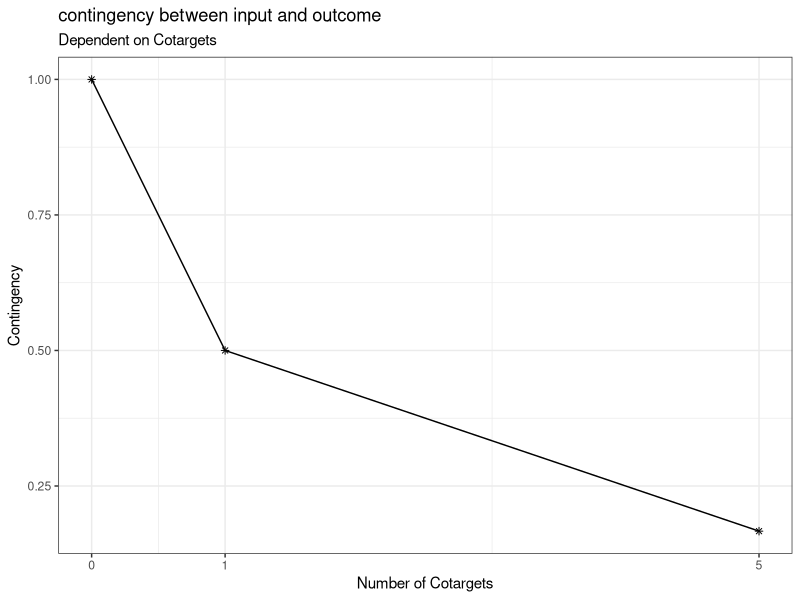
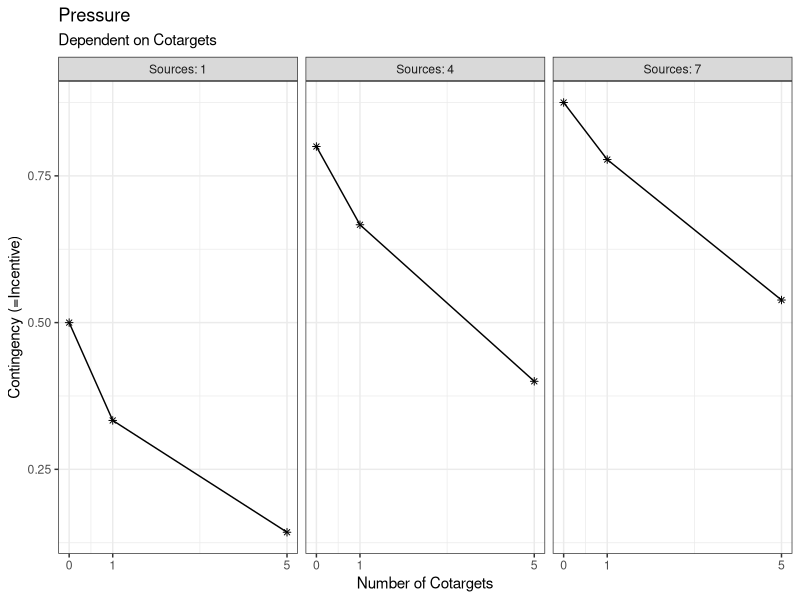
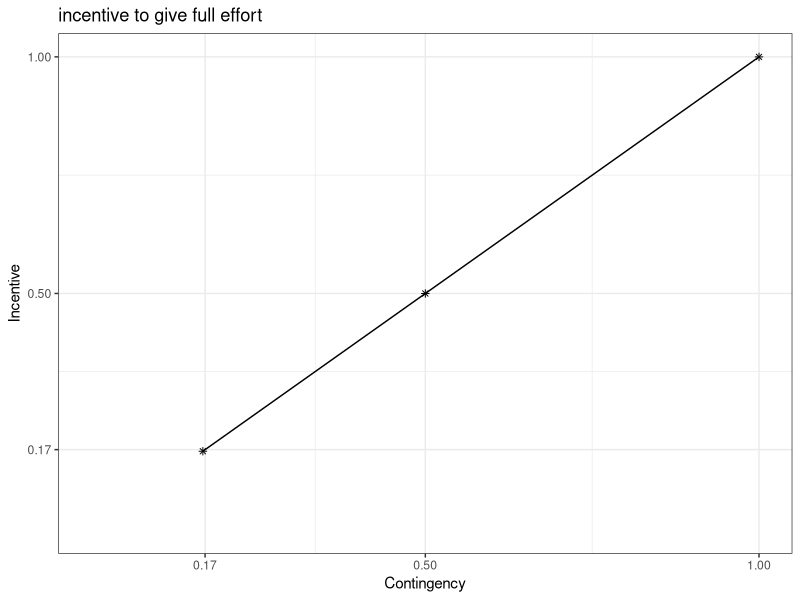
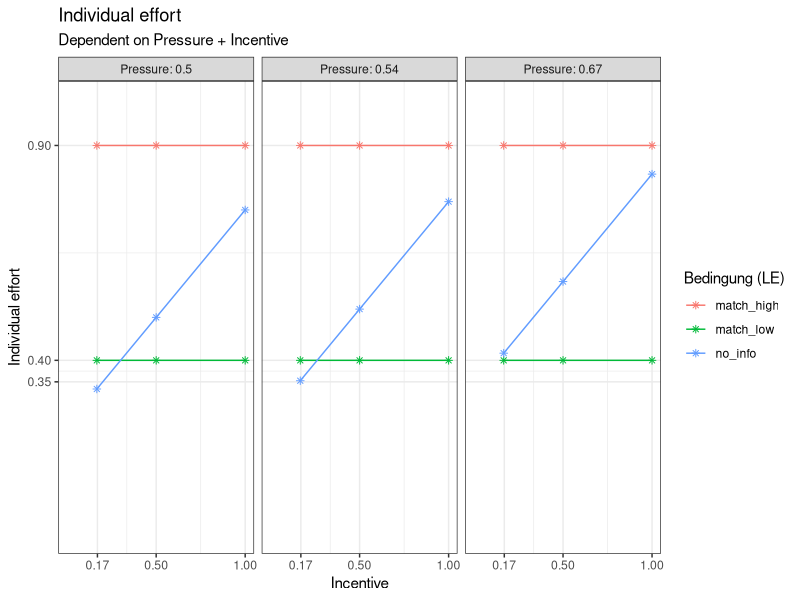
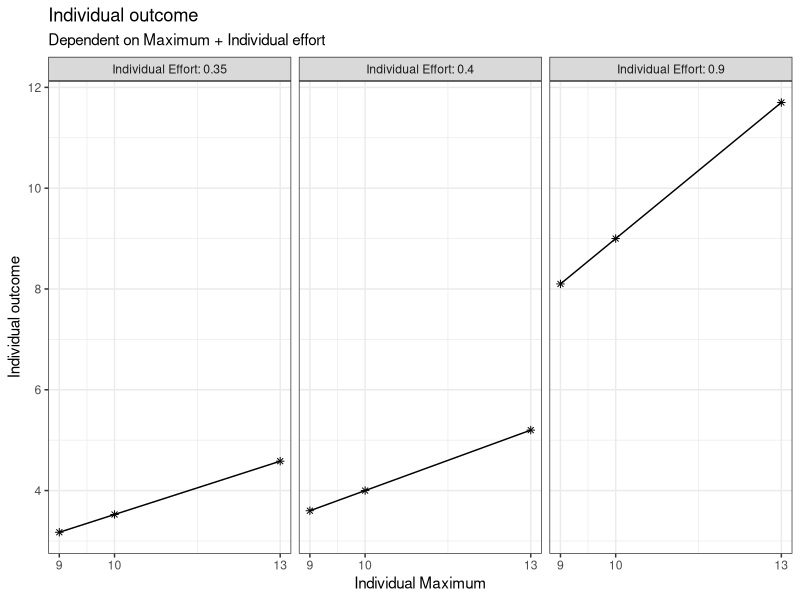
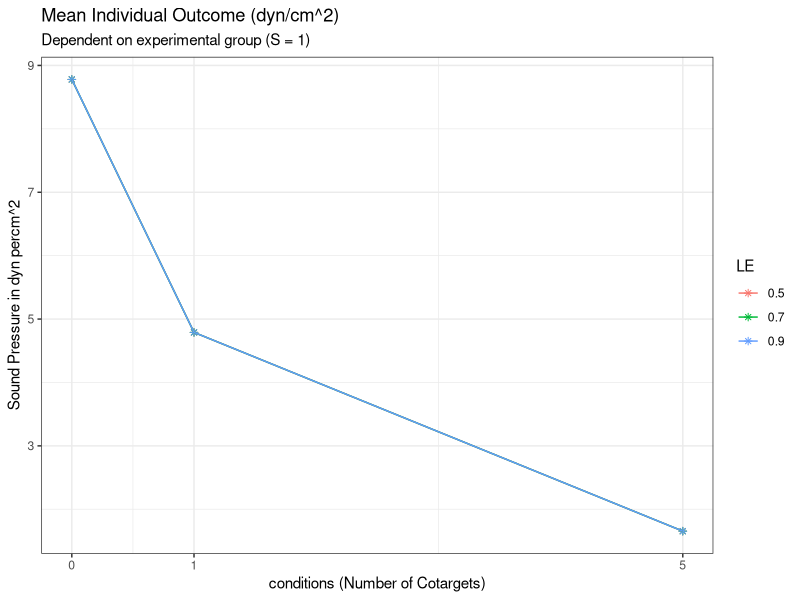

Recreate these plots in R, in order.
###Creating of the base functions to compute the outcome of the simulation later on

# load the necessary libraries
library(ggplot2)
library(dplyr)
library(multcomp)

#' p1 Compute the contingency between input and outcome
#' 
#' @param CT number of people who are also viewed as targets of social pressure. Ranges from 0 to infinite (discrete)
#' 
#' @return (CON) contingency between input and outcome. Ranges from 0 to 1 (continuous)

get_CON <- function(CT, LE) {
  n <- CT + 1
  CON <- 1/n
  return(CON)
}

# (example) check vectorized form:
CT <- c(0, 1, 5)
CON <- get_CON(CT)
CON

# (example) create data for CT 
plot_data_CON <- expand.grid(
  CT = c(0, 1, 5)
)

# (example) compute CON from the CT data
plot_data_CON$CON <- get_CON(
  CT = plot_data_CON$CT
)

# (example) plot a visual graph for the p1-function
ggplot(plot_data_CON, aes(x = CT, y = CON)) +
  geom_point(shape = 8) +
  labs(title = "contingency between input and outcome", subtitle = "Dependent on Cotargets", y = "Contingency", x = "Number of Cotargets") +
  scale_x_continuous(limits = c(0, 5), breaks = c(0, 1, 5)) +
  theme_bw() +
  geom_line()



#' p2 compute the social pressure on each given target member of the group
#' 
#' @param CT number of people who are also viewed as targets of social impact. Ranges from 0 to infinite (discrete)
#' @param S number of people viewed as source of social pressure. Ranges from 0 to infinite (discrete)
#' 
#' @return (P) social pressure. Ranges from 0 to 1 (continuous)

get_P <- function (CT, S) {
  P <- S/(S+CT+1)
  return(P)
}

# (example) check vectorized form:
CT <- c(0, 1, 5)
S <- c(1, 4, 7)
P <- get_P(CT, S)
P

# (example) create data for CT and S 
plot_data_P <- expand.grid(
  CT = c(0, 1, 5),
  S = c(1, 4, 7)
)

# (example) compute pressure from CT and S
plot_data_P$P <- get_P(
  CT = plot_data_P$CT,
  S = plot_data_P$S
)

# (example) create an extra column for the plotting
plot_data_P$S_label <- paste("Sources:", plot_data_P$S)

# (example) plot a visual graph for the p2-function
ggplot(plot_data_P, aes(x = CT, y = P)) +
  geom_point(shape = 8) +
  facet_wrap(~plot_data_P$S_label) +
  labs(title = "Pressure", subtitle = "Dependent on Cotargets", y = "Contingency (=Incentive)", x = "Number of Cotargets") +
  scale_x_continuous(limits = c(0, 5), breaks = c(0, 1, 5)) +
  theme_bw() +
  geom_line()



#' t1 compute the incentive to give full effort
#' 
#' @param CON number of people who are also viewed as targets of social impact. Ranges from 0 to infinite (discrete)
#' 
#' @return (INC) incentive to give full effort. Ranges from 0 to 1 (continuous)

#define the social loafing replication condition

get_INC <- function(CON) {
  INC = CON
  return(INC)
}


# (example) check vectorized form:
INC <- get_INC(CON)
INC

# (example) create data for CT 
plot_data_INC <- expand.grid(
  CON = CON
)

# (example) compute the incentive from CT and LE 
plot_data_INC$INC <- get_INC(
  CON = plot_data_INC$CON
)
# (example) plot a visual graph for the t1-function
ggplot(plot_data_INC, aes(x = CON, y = INC)) +
  geom_point(shape = 8) +
  labs(title = "incentive to give full effort", y = "Incentive", x = "Contingency") +
  scale_x_continuous(limits = c(0, 1), breaks = c(round(CON, digits = 2))) +
  scale_y_continuous(limits = c(0, 1), breaks = c(round(INC, digits = 2))) +
  theme_bw() +
  geom_line()


#' p3 compute the individual effort 
#' 
#' @param INC incentive to give full effort. Ranges from 0 to 1 (continuous)
#' @param P social pressure. Ranges from 0 to 1 (continuous)
#' 
#' @return (IE) individual effort. Ranges from 0 to 1 (continuous)

get_IE <- function(INC, P, LE) {
  # 1. Die Social Loafing Baseline (Latané)
  # Dieser Wert sinkt, wenn CT steigt
  loafing_effort <- 0.5 * INC + 0.5 * P
  
  # 2. Die Effort Matching Logik
  # Hier definieren wir feste Werte, die die Erwartung an die Einzelbedingung 
  # der anderen widerspiegeln (unabhängig von der aktuellen Gruppengröße).
  
  final_IE <- case_when(
    # Bedingung: Partner leistet in seiner Einzelbedingung viel
    LE == "match_high" ~ 0.9, 
    
    # Bedingung: Partner leistet in seiner Einzelbedingung wenig
    LE == "match_low"  ~ 0.4, 
    
    # In der no_info Bedingung greift das klassische Modell (Loafing)
    LE == "no_info"    ~ loafing_effort,
    
    TRUE                ~ loafing_effort
  )
  
  return(final_IE)
}

# (example) check vectorized form:
LE <- c("match_high", "match_low", "no_info")
IE <- get_IE(INC, P, LE)
IE


# (example) create data for INC and P
plot_data_IE <- expand.grid(
  INC = INC,
  P = P,
  LE = c("match_high", "match_low", "no_info")
)

# (example) compute the individual effort from INC and P
plot_data_IE$IE <- get_IE(
  INC = plot_data_IE$INC,
  P = plot_data_IE$P, 
  LE = plot_data_IE$LE
)

# (example) create an extra column for the plotting
plot_data_IE$P_label <- paste("Pressure:", round(plot_data_IE$P, digits = 2))

# (example) plot a visual graph for the p1-function
ggplot(plot_data_IE, aes(x = INC, y = IE, color = LE, group = LE)) +
  geom_point(shape = 8) +
  facet_wrap(~P_label) +
  labs(title = "Individual effort", 
       subtitle = "Dependent on Pressure + Incentive", 
       y = "Individual effort", 
       x = "Incentive", 
       color = "Bedingung (LE)") +
  scale_x_continuous(limits = c(0, 1), breaks = c(round(INC, digits = 2))) +
  scale_y_continuous(limits = c(0, 1), breaks = c(round(IE, digits = 2))) +
  theme_bw() +
  geom_line()



#' Superfunction - compute the individual effort with some noise (through all the previous functions)
#' 
#' @param CT number of people who are also viewed as targets of social pressure. Ranges from 0 to infinite (discrete)
#' @param S number of people viewed as source of social pressure. Ranges from 0 to infinite (discrete)
#' 
#' @return (IE) individual effort. Ranges from 0 to 1 (continuous)

get_super_IE <- function(CT, S, LE) {
  CON <- get_CON(CT) 
  P <- get_P(CT, S)
  INC <- get_INC(CON)
  IE <- get_IE(INC, P, LE)
  IE <- IE + rnorm(1, mean = 0, sd = 0.3)
  IE[IE > 1] <- 1
  IE[IE < 0] <- 0
  return(IE)
}


#' t2-function (manifest) - compute the individual outcome
#' 
#' @param MC maximum capacity to scream. Ranges from 0 to 15 (continuous)
#' @param IE individual effort Ranges from 0 to 1 (continuous)
#' 
#' @return (IO) individual outcome. Ranges from 0 to inf. (continuous)

get_IO <- function(MC, IE) {
  IO <- MC * IE   
  return (IO)
}

# (example) check vectorized form:
MC <- c(9, 10, 13)
IO <- get_IO(MC, IE)
IO

# (example) create data for MC and IE
plot_data_IO <- expand.grid(
  MC = c(9, 10, 13),
  IE = IE
)

# (example) compute the individual effort from MC and IE
plot_data_IO$IO <- get_IO(
  MC = plot_data_IO$MC,
  IE = plot_data_IO$IE
)

# (example) create an extra column for the plotting
plot_data_IO$IE_label <- paste("Individual Effort:", round(plot_data_IO$IE, digits = 2))

# (example) plot a visual graph for the p1-function
ggplot(plot_data_IO, aes(x = MC, y = IO)) +
  geom_point(shape = 8) +
  facet_wrap(~plot_data_IO$IE_label) +
  labs(title = "Individual outcome", subtitle = "Dependent on Maximum + Individual effort", y = "Individual outcome", x = "Individual Maximum") +
  scale_x_continuous(limits = c(min(MC), max(MC)), breaks = c(round(MC, digits = 2))) +
  scale_y_continuous(limits = c(min(plot_data_IO$IO), max(plot_data_IO$IO)), breaks = pretty(plot_data_IO$IO)) +
  theme_bw() +
  geom_line()


#' Superfunction - compute the individual outcome  (through all the previous functions)
#' 
#' @param CT number of people who are also viewed as targets of social pressure. Ranges from 0 to infinite (discrete)
#' @param S number of people viewed as source of social pressure. Ranges from 0 to infinite (discrete)
#' @param MC maximum capacity to scream. Ranges from 0 to 15 (continuous)
#' 
#' @return (IO) individual outcome. Ranges from 0 to inf (continuous)

get_super_IO <- function(CT, S, MC, LE){
  IO <- get_super_IE(CT, S, LE) * MC 
  return (IO)
}

### Final Simulation

## Replicate the original Study of Latané et al. 

# Simulate virtual experiments from the model.
# ---------------------------------------------------------------------------
# We assume that the model is the true data generating model.
# As it is a deterministic (IS IT???) model, any virtual participant
# will have on average the same individual effort based on 
# the number of Cotargets (CT) and Sources of Social Pressure (S)
# (note: more input Data is generated for we have LE as an predictor aswell, but this is only needed later on when we replicate Harkin's research)


# Variability comes into the experiment by:
# (a) Different trait values for the maximum noise each person can produce
# (b) Randomness from the noise we compute in the superfuncion - due to e.g. 
#     faitgue, personality, mental state etc.  during the experiment

# You can run the script repeatedly to simulate new replication studies,
# and observe the variability in outcomes due to sampling variability.

set.seed(324)

# set sample size of participants (we assume a within-person design)
# derived  from experiment 2 - the pseudo-groups (Latané et al.)
n <- 36

# experimental design: Latané et al. (1979)
# create data for CT and S

df <- expand.grid(
  id = 1:n, 
  CT = c(0, 1, 5),
  S = c(1),
  LE = c(0.9, 0.7, 0.5) # HE, SLR, LE
)

# determine the variables for a simulation of the exogenous variables
phi <- 5
alpha <- 0.922*phi
beta <- (1-0.922)*phi

scale_factor <- 12.29 / 0.922

# interindividual variability in exogenous variable ("maximum capacity")
max_per_person <- data.frame(
  id = 1:n,
  maximum = scale_factor * rbeta(n, alpha, beta)
)

mean(max_per_person$maximum)

# merge into df
df <- merge(df, max_per_person, by = "id")

# compute the psychological outcome variable (IE)
df$IE <- get_super_IE(
  CT = df$CT,
  S = df$S, 
  LE = df$LE
)

# compute the manifest outcome variable (IO)
df$IO <- get_super_IO(
  CT = df$CT,
  S = df$S,
  MC = df$maximum, 
  LE = df$LE
)

# look at the simulated data 
# View(df)

#compute the means of IO for each experimental group
data_final <- df %>%
  group_by(CT, LE) %>%
  summarise(means = mean(IO), .groups = "drop")


plot_final <- ggplot(data_final, aes(x = CT, y = means, color = factor(LE))) +
  geom_point(shape = 8) +
  labs(
    title = "Mean Individual Outcome (dyn/cm^2)", 
    subtitle = "Dependent on experimental group (S = 1)", 
    y = "Sound Pressure in dyn percm^2", 
    x = "conditions (Number of Cotargets)",
    color = "LE"
  ) +
  scale_x_continuous(limits = c(0, 5), breaks = c(0, 1, 5)) +
  theme_bw() +
  geom_line()
plot_final

## Variance analysis for the replication of Latanße (1979)
# we have to set the LE condition to 0.7, cause Effort Matching wasn't integrated in this paper
df_Latane <- subset(df, LE == 0.7)

df_Latane$CT_factor <- factor(df_Latane$CT,
                       levels = c(0,1,5),
                       labels = c("CT0","CT1","CT5"))

fit_aov <- aov(IO ~ CT_factor, data = df_Latane)

hyp1 <- "CT1 - CT5 <= 0"
hyp2 <- "CT0 - CT1 <= 0"
hyps <- c(hyp1, hyp2)

kontraste <- mcp(CT_factor = hyps)

fit <- glht(fit_aov, linfct = kontraste)

confint(fit, level = 0.95, calpha = univariate_calpha())
summary(fit, test = univariate())


##statistical Analysis for the replication of the Harkin Findings - comparison between groups of 1 and 2 persons, computated for every condition of LE alone

# We use the same model as for the analysis of Latané et al, but now we're taking a closer look on the LE conditions and their effets
# now we use all three conditions: the Number of Cotargets (CT), the Effort Matching condition 
# (which transforms into LE) and the sources of social impact (this is still fixed to 1, cause it wasn't varied in this research either)

# we replicate the table 1 of the Analysis and test, if the 3 pairs of conditions (Alone vs. Pair, for each of the three LE conditions)
# create significant p-values


# prepare the data for the Harkings ANOVA

df_harkins <- subset(df, CT %in% c(0, 1))

#define the CT-factor
df_harkins$CT_factor <- factor(df_harkins$CT,
                               levels = c(0, 1),
                               labels = c("Alone", "Pair"))

#define the LE-factor
df_harkins$LE_factor <- factor(df_harkins$LE,
                               levels = c(0.5, 0.7, 0.9),
                               labels = c("Low", "SLR", "High"))

fit_harkins <- aov(IO ~ CT_factor * LE_factor, data = df_harkins)
summary(fit_harkins)
